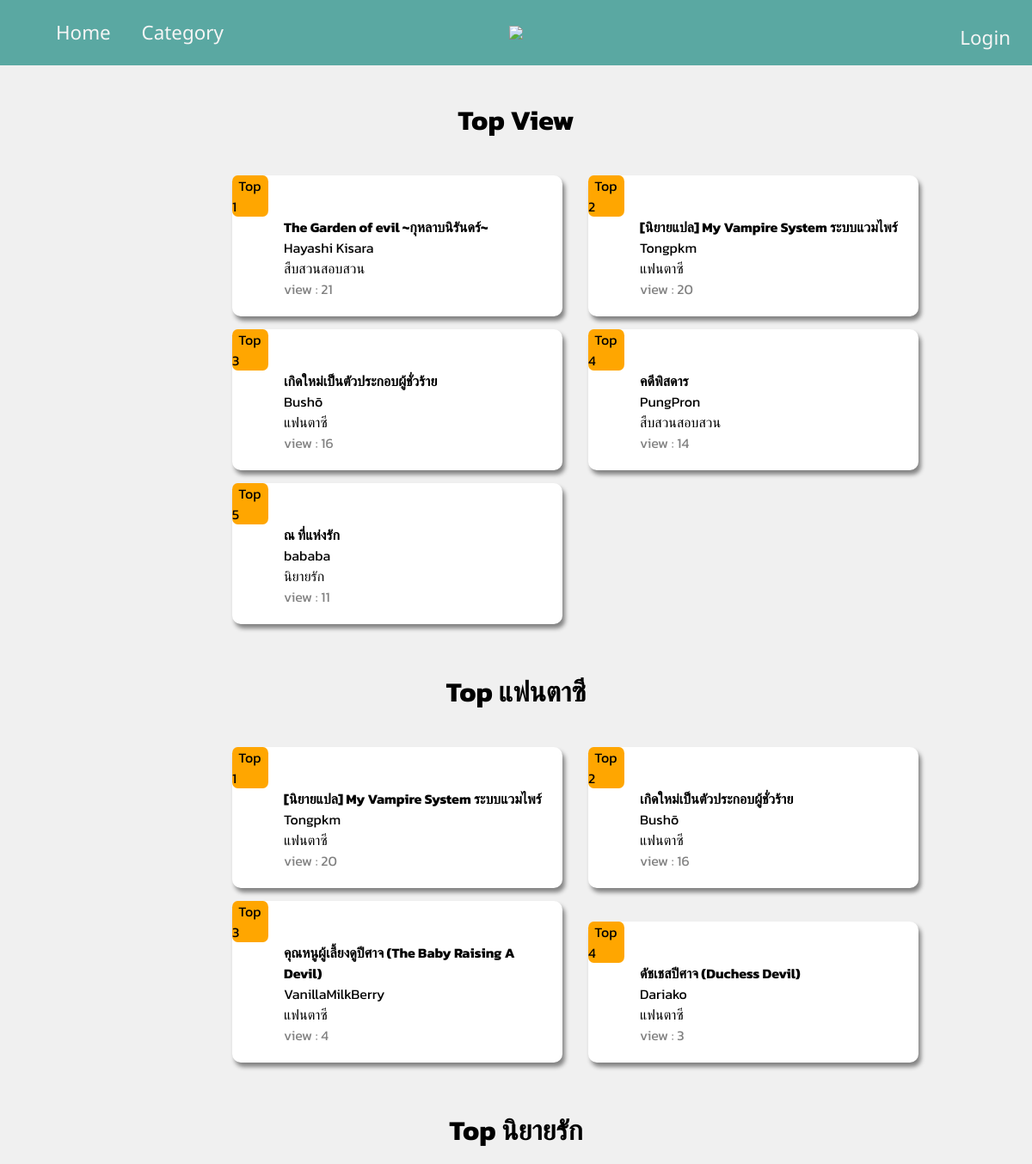
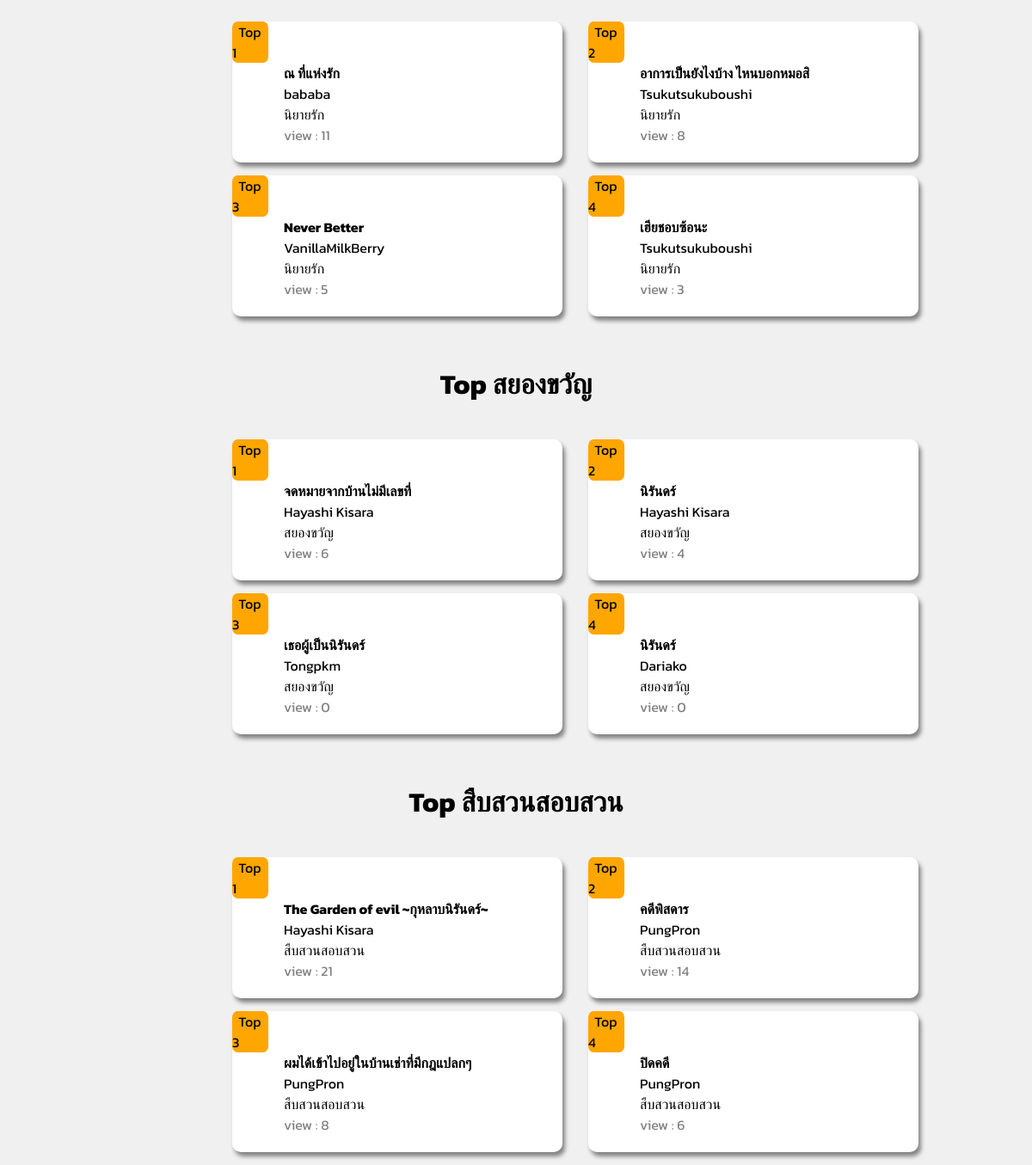
Page /Website/ReadAWrite/unknown_homepage.php on the committed database (2 pictures, top to bottom).
### Website/ReadAWrite/unknown_homepage.php (the view, shortened to what this page needs)
<?php include('connection.php'); ?>
<!doctype html>
	<html>
		<head>
			<link rel="stylesheet" href="CSS/Home.css">
			<link rel="stylesheet" href="CSS/topview.css">
		</head>
		<body>
			<nav class="navbar">
				<div style="position:absolute; left:10px">
					<ul>
						<li><a href="unknown_homepage.php">Home</a></li>
						<li><a href="Category.php">Category</a></li>
					</ul>
				</div>
				<div>
					<ul>
						<li><a href="unknown_homepage.php"><img src="image_nav/readawrite-logo-svg.svg"></a></li>
					</ul>
				</div>
				<div>
                    <ul>
						<li><a href="LoginForm.php" style="position:absolute; top:13px; right:10px;" class="dropbtn">Login</a></li>
					</ul>
				</div>
			</nav>
<?php
	$cate =  "SELECT novel.*,category.*,penname.AccountID,penname.PenName,count(viewing.ViewID) as viewcount
	 FROM category
	 INNER JOIN novel ON novel.CategoryID = category.CategoryID
	 INNER JOIN penname ON novel.PenID = penname.PenID
	 LEFT JOIN viewing ON novel.NovelID = viewing.NovelID
     GROUP BY novel.NovelID
	 ORDER BY viewcount DESC";
	$result_c = mysqli_query($con, $cate);
	$query  = "SELECT * from category";
	$result = mysqli_query($con, $query);
?>
	<h1>Top View</h1>
	<div class="cate">
		<?php
		$i = 1;
		while ($row_c = mysqli_fetch_array($result_c) and $i < 6) {
			echo '<div class = "myboxtop" ">';
			echo '<div class = "labeltop">';
			echo "&nbsp Top " . $i . "   ";
			echo '</div>';
			echo '<div class = "mybox" ">';
			echo "<h4><a href='Novel.php?novelID=" . $row_c['NovelID'] . " '>$row_c[NovelName]</a></h4>";
			echo '<div ">';
			echo "<a href='MyPage.php?accountID=" . $row_c['AccountID'] . " '>$row_c[PenName]</a>" . '<br>';
			echo '</div>';
			echo "<a href='NovelCategory.php?CategoryID=" . $row_c['CategoryID'] . " '>$row_c[CategoryName]</a>" . '<br>';
			echo '<a style = "color : grey">';
			echo "view : " . $row_c['viewcount'] . '</a><br>';
			echo '</div>';
			echo '</div>';
			$i++;
		}
		?>
	</div>
	<?php
	$j = 1;
	while ($category = mysqli_fetch_array($result) and $j < 5) {
		$i = 1;
		$result_c = mysqli_query($con, $cate);
		echo "<h1>Top " . $category['CategoryName'] . "</h1>";
		echo '<div class="cate">';
		while ($row_c = mysqli_fetch_array($result_c) and $i < 5) {
			if ($row_c['CategoryID'] == $j) {
				echo '<div class = "myboxtop" ">';
				echo '<div class = "labeltop">';
				echo "&nbsp Top " . $i . "   ";
				echo '</div>';
				echo '<div class = "mybox" ">';
				echo "<h4><a href='Novel.php?novelID=" . $row_c['NovelID'] . " '>$row_c[NovelName]</a></h4>";
				echo '<div ">';
				echo "<a href='MyPage.php?accountID=" . $row_c['AccountID'] . " '>$row_c[PenName]</a>" . '<br>';
				echo '</div>';
				echo "<a href='NovelCategory.php?CategoryID=" . $row_c['CategoryID'] . " '>$row_c[CategoryName]</a>" . '<br>';
				echo '<a style = "color : grey">';
				echo "view : " . $row_c['viewcount'] . '</a><br>';
				echo '</div>';
				echo '</div>';
				$i++;
			}
		}
		$j++;
		echo '</div>';
	}
	?>
	</body>
	</html>

### Website/ReadAWrite/CSS/Home.css (style rules this page uses)
body { margin:0; }
nav { display: flex; justify-content: center; position: sticky; top:0; right:0; left:0; }
.navbar { background-color: #5aa8a2; font-family: 'Noto Sans', sans-serif; font-size: 1.4rem; }
.navbar a { z-index: 1; padding: 15px; color: whitesmoke; }
.navbar a:link { text-decoration: none; }
.navbar li { display: inline-block; }
.dropbtn { color: white; text-align: center; padding: 14px 16px; text-decoration: none; }

### Website/ReadAWrite/CSS/topview.css (style rules this page uses)
html { background-color: rgb(240, 240, 240); font-family: 'Kanit', sans-serif; }
.myboxtop { background-color: white; border-radius: 10px; margin-left: 30px; margin-bottom: 15px; width: 40%; display: inline-block; left: 50%; right: 50%; box-shadow: 3px 5px 5px #838383; }
.myboxtop .mybox { padding: 20px; padding-top: 0px; padding-left: 60px; }
h1 { margin: 40px; text-align: center; }
.mybox a { text-decoration: none; color: black; }
.myboxtop .labeltop { width: 11%; padding: 0px; border-radius: 15%; background-color: rgb(255, 166, 0); }
.myboxtop h4 { margin: 0px; }
.cate { max-width: 1200px; margin-left: 15em; margin-right: auto; }

### rows in the picture
novel: NovelName "The Garden of evil ~กุหลาบนิรันดร์~", PenID.PenName "Hayashi Kisara", CategoryID.CategoryName "สืบสวนสอบสวน", viewcount "21"
novel: NovelName "[นิยายแปล] My Vampire System ระบบแวมไพร์", PenID.PenName "Tongpkm", CategoryID.CategoryName "แฟนตาซี", viewcount "20"
novel: NovelName "เกิดใหม่เป็นตัวประกอบผู้ชั่วร้าย", PenID.PenName "Bushō", CategoryID.CategoryName "แฟนตาซี", viewcount "16"
novel: NovelName "คดีพิสดาร", PenID.PenName "PungPron", CategoryID.CategoryName "สืบสวนสอบสวน", viewcount "14"
novel: NovelName "ณ ที่แห่งรัก", PenID.PenName "bababa", CategoryID.CategoryName "นิยายรัก", viewcount "11"
category: CategoryName "แฟนตาซี"
novel: NovelName "คุณหนูผู้เลี้ยงดูปีศาจ (The Baby Raising A Devil)", PenID.PenName "VanillaMilkBerry", CategoryID.CategoryName "แฟนตาซี", viewcount "4"
novel: NovelName "ดัชเชสปีศาจ (Duchess Devil)", PenID.PenName "Dariako", CategoryID.CategoryName "แฟนตาซี", viewcount "3"
category: CategoryName "นิยายรัก"
novel: NovelName "อาการเป็นยังไงบ้าง ไหนบอกหมอสิ", PenID.PenName "Tsukutsukuboushi", CategoryID.CategoryName "นิยายรัก", viewcount "8"
novel: NovelName "Never Better", PenID.PenName "VanillaMilkBerry", CategoryID.CategoryName "นิยายรัก", viewcount "5"
novel: NovelName "เฮียชอบซ้อนะ", PenID.PenName "Tsukutsukuboushi", CategoryID.CategoryName "นิยายรัก", viewcount "3"
category: CategoryName "สยองขวัญ"
novel: NovelName "จดหมายจากบ้านไม่มีเลขที่", PenID.PenName "Hayashi Kisara", CategoryID.CategoryName "สยองขวัญ", viewcount "6"
novel: NovelName "นิรันดร์", PenID.PenName "Hayashi Kisara", CategoryID.CategoryName "สยองขวัญ", viewcount "4"
novel: NovelName "เธอผู้เป็นนิรันดร์", PenID.PenName "Tongpkm", CategoryID.CategoryName "สยองขวัญ", viewcount "0"
novel: NovelName "นิรันดร์", PenID.PenName "Dariako", CategoryID.CategoryName "สยองขวัญ", viewcount "0"
category: CategoryName "สืบสวนสอบสวน"
novel: NovelName "ผมได้เข้าไปอยู่ในบ้านเช่าที่มีกฎแปลกๆ", PenID.PenName "PungPron", CategoryID.CategoryName "สืบสวนสอบสวน", viewcount "8"
novel: NovelName "ปิดคดี", PenID.PenName "PungPron", CategoryID.CategoryName "สืบสวนสอบสวน", viewcount "6"
